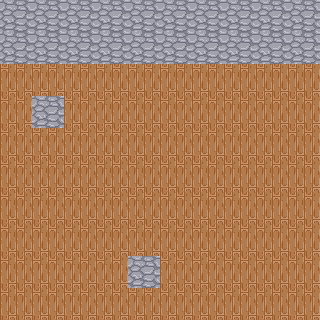

The image is a tile-based game level rendered from a .tmx file. Its description and complete source (layers, tilesets, objects, tile grids) follow:
An orthogonal 10x10 tile map with 32x32 px tiles, 1 tile layer (groundwork) and 5 objects.

<map version="1.10" tiledversion="1.10.2" orientation="orthogonal" renderorder="right-down" width="10" height="10" tilewidth="32" tileheight="32" infinite="0" nextlayerid="7" nextobjectid="21">
 <tileset firstgid="1" source="texture.tsx" />
 <layer id="1" name="groundwork" width="10" height="10">
  <data encoding="csv">
2,2,2,2,2,2,2,2,2,2,
2,2,2,2,2,2,2,2,2,2,
1,1,1,1,1,1,1,1,1,1,
1,2,1,1,1,1,1,1,1,1,
1,1,1,1,1,1,1,1,1,1,
1,1,1,1,1,1,1,1,1,1,
1,1,1,1,1,1,1,1,1,1,
1,1,1,1,1,1,1,1,1,1,
1,1,1,1,2,1,1,1,1,1,
1,1,1,1,1,1,1,1,1,1
</data>
 </layer>
 <objectgroup id="6" name="collisionlayer">
  <object id="15" gid="2" x="-0.343967" y="352.783" width="321.311" height="32" />
  <object id="19" gid="2" x="2.98937" y="62.1159" width="321.311" height="32" />
  <object id="17" gid="2" x="-32.5983" y="-31.3915" width="383.311" height="32" rotation="90" />
  <object id="18" gid="2" x="322.068" y="-32.0581" width="383.311" height="32" rotation="90" />
  <object id="20" x="47.3333" y="110" />
 </objectgroup>
</map>